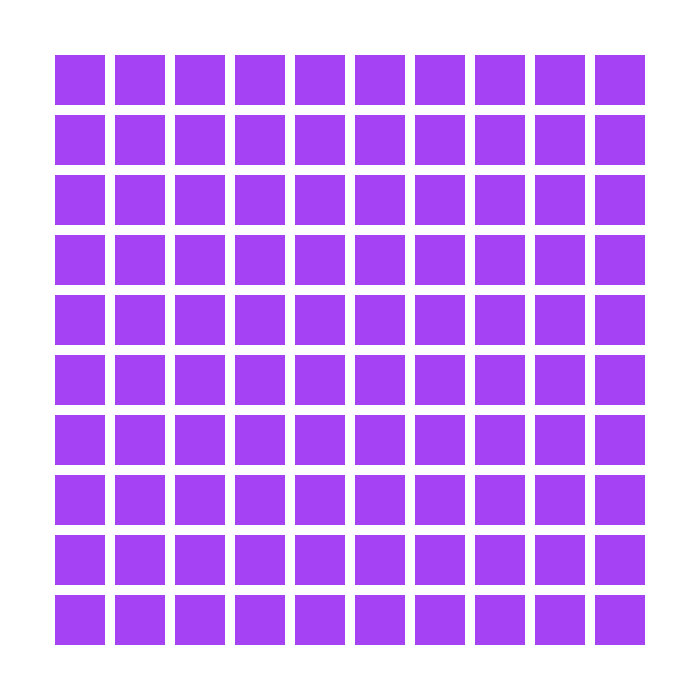
Frame 1 (no input)
Frame 60 (the mouse pressed at the canvas centre just before this capture): identical to frame 1, image omitted
Frame 120 (the mouse held since frame 60 and released just before this capture): identical to frame 1, image omitted

The Processing sketch that drew this single still picture (run headless with seeded random() and noise(); from frame 60 on, the mouse is pressed at the canvas centre):

// Processing sketch: Find_diff3
// ── Find_diff3.pde
float r=0, g=0, b=0;
void setup() {
  size(700, 700);
  r = random(256);
  g = random(256);
  b = random(256);
}
void draw() {
  background(255);
  noStroke();
  for (int i=0; i<100; i++) {
    fill(r, g, b);
    float x = 55 + 60 * (i % 10);
    float y = 55 + 60 * (i / 10);
    rect(x, y, 50, 50);
  }
}
